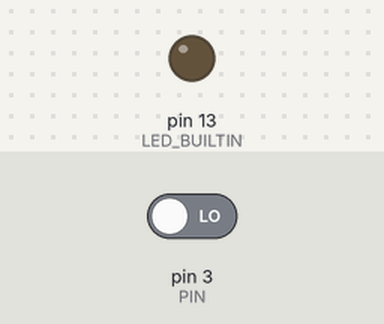
Bench run of a sketch on a simulated Arduino Uno, built with avr-gcc and run on an emulated ATmega328P. Shown: output pins drawn as LEDs (lit = HIGH). The inputs (shaded band) are chosen by the test bench; at power-on: pin 3 (PIN) LOW.

Above: at 1.2 s.
1.3 s: pin 3 (PIN) driven HIGH
At 1.6 s:
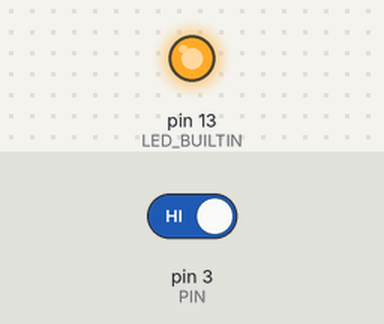
2.8 s: pin 3 (PIN) driven LOW
At 3.9 s:
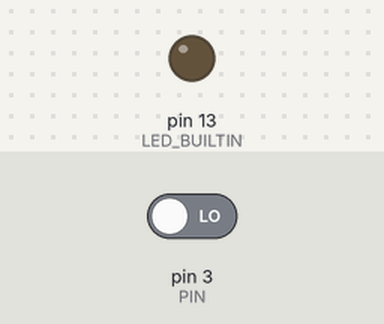
Timing chart, 0 to 5.8 s (numbered marks = the images above; inputs shaded):
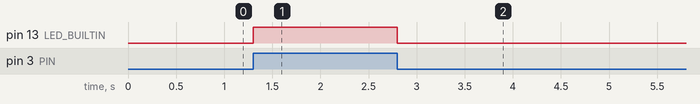

Measured:
- after the input at 1.3 s, pin 13 (LED_BUILTIN): LOW → HIGH at once
- after the input at 2.8 s, pin 13 (LED_BUILTIN): HIGH → LOW at once

The sketch:

sketch_jun11c.ino
```cpp
// Проверка фоторезистора

#define PIN 3

void setup() {

  pinMode(LED_BUILTIN, OUTPUT);
  pinMode(PIN, INPUT);

}


void loop() {

  if ( digitalRead(PIN) ) digitalWrite(LED_BUILTIN, HIGH);
  else digitalWrite(LED_BUILTIN, LOW);

}
```
